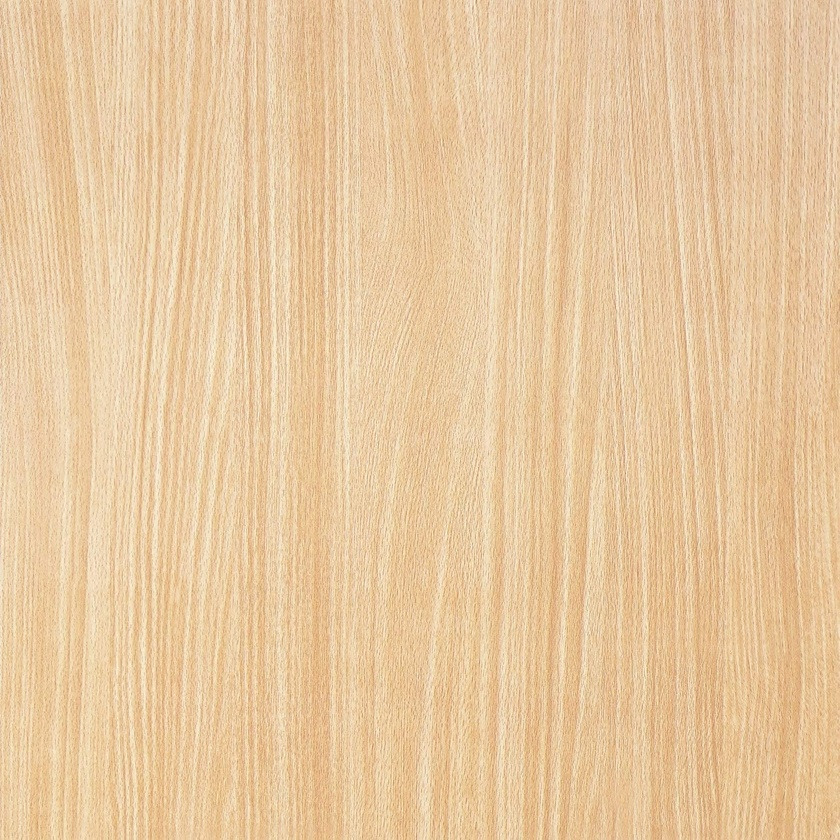
#> input picture provided/wood2.jpg, 840 x 840 px, shrunk from 1500 x 1500 before the run
$ python woodgrainextraction.py
#> lines starting #> are read from the running program, lines starting #| are printed output that depends on the picture
import numpy as np
from sklearn.feature_extraction import image
from sklearn.datasets import load_sample_image
from skimage import io
from skimage.feature import canny
from skimage import filters
from skimage import exposure
import matplotlib.pyplot as plt
from skimage.color import rgb2gray
from skimage.filters import sobel
from skimage import segmentation
from skimage.color import label2rgb
from scipy import ndimage as ndi

wood = io.imread('wood2.jpg')
#> wood is the input picture: shape (840, 840, 3); mean R, G, B 231.8, 200.2, 159.6
woodArray=np.asarray(wood)
grayscale = rgb2gray(woodArray)
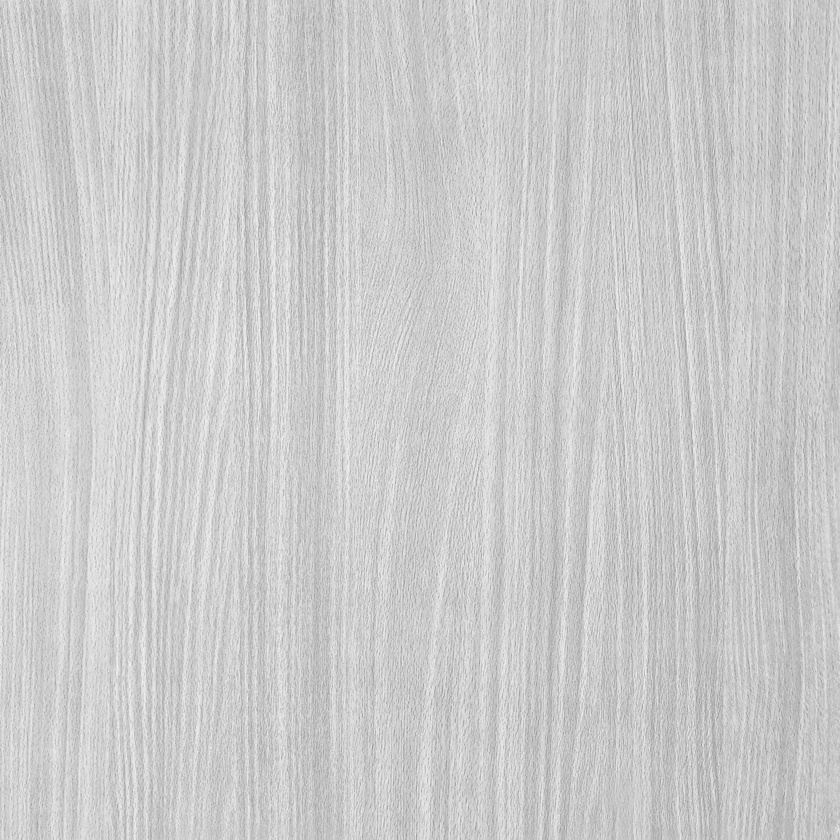
#> grayscale: shape (840, 840) float64; min 0.552, max 0.959, mean 0.8
print(woodArray.shape)
#| (840, 840, 3)

val = filters.threshold_otsu(grayscale)
#> val = 0.796
hist, bins_center = exposure.histogram(grayscale)
#> hist = 256 values, max 10138 at index 160, min 0 at index 1, mean 2756.2; bins_center = 256 values from 0.553 to 0.958

elevation = sobel(grayscale)
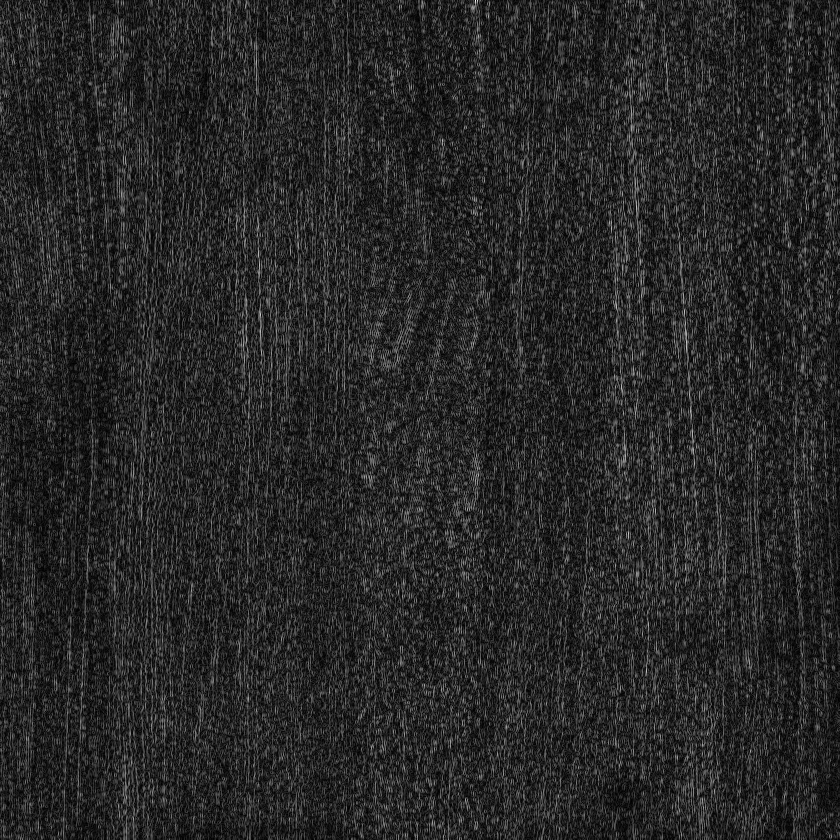
#> elevation: shape (840, 840) float64; min 2.78e-17, max 0.259, mean 0.0403; drawn with min black and max white
markers = np.zeros_like(grayscale)
markers[grayscale < val] = 1
markers[grayscale > val] = 2
#> (the run stopped early here; a loop or call above may not have finished)
